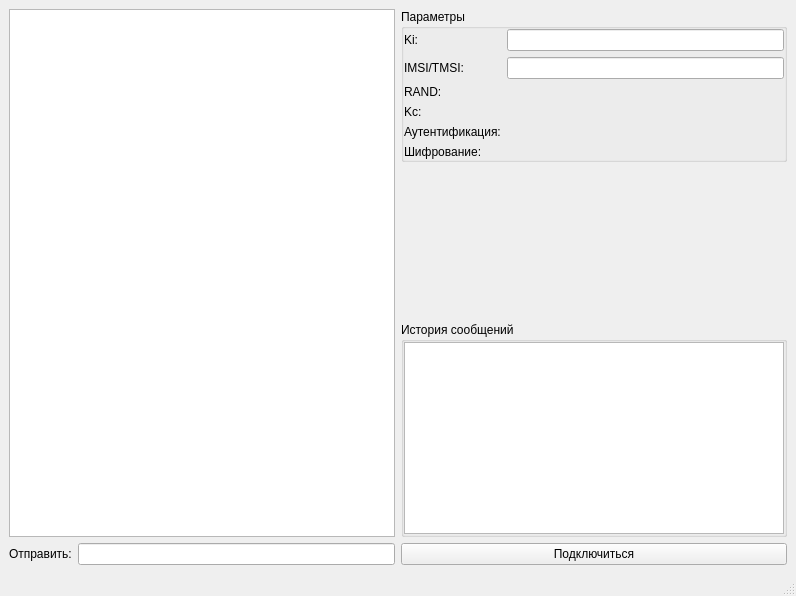
<?xml version="1.0" encoding="UTF-8"?>
<ui version="4.0">
 <class>MainWindow</class>
 <widget class="QMainWindow" name="MainWindow">
  <property name="geometry">
   <rect>
    <x>0</x>
    <y>0</y>
    <width>796</width>
    <height>596</height>
   </rect>
  </property>
  <property name="windowTitle">
   <string>Мобильная станция</string>
  </property>
  <property name="windowIcon">
   <iconset resource="../resources/resources.qrc">
    <normaloff>:/images/mobile.ico</normaloff>:/images/mobile.ico</iconset>
  </property>
  <widget class="QWidget" name="centralwidget">
   <layout class="QHBoxLayout" name="horizontalLayout_3">
    <item>
     <layout class="QVBoxLayout" name="verticalLayout">
      <item>
       <widget class="QTextEdit" name="messageTextEdit">
        <property name="textInteractionFlags">
         <set>Qt::TextSelectableByKeyboard|Qt::TextSelectableByMouse</set>
        </property>
       </widget>
      </item>
      <item>
       <layout class="QHBoxLayout" name="horizontalLayout_2">
        <item>
         <widget class="QLabel" name="sendLabel">
          <property name="text">
           <string>Отправить:</string>
          </property>
         </widget>
        </item>
        <item>
         <widget class="QLineEdit" name="sendLineEdit"/>
        </item>
       </layout>
      </item>
     </layout>
    </item>
    <item>
     <layout class="QVBoxLayout" name="verticalLayout_2">
      <item>
       <widget class="QGroupBox" name="groupBox">
        <property name="title">
         <string>Параметры</string>
        </property>
        <property name="flat">
         <bool>false</bool>
        </property>
        <layout class="QHBoxLayout" name="horizontalLayout">
         <property name="leftMargin">
          <number>0</number>
         </property>
         <property name="topMargin">
          <number>0</number>
         </property>
         <property name="rightMargin">
          <number>0</number>
         </property>
         <property name="bottomMargin">
          <number>0</number>
         </property>
         <item>
          <layout class="QFormLayout" name="formLayout_2">
           <item row="0" column="0">
            <widget class="QLabel" name="kiLabel">
             <property name="text">
              <string>Ki:</string>
             </property>
            </widget>
           </item>
           <item row="0" column="1">
            <widget class="QLineEdit" name="lineEdit"/>
           </item>
           <item row="1" column="0">
            <widget class="QLabel" name="imsiLabel">
             <property name="text">
              <string>IMSI/TMSI:</string>
             </property>
            </widget>
           </item>
           <item row="1" column="1">
            <widget class="QLineEdit" name="imsiLabelData"/>
           </item>
           <item row="2" column="0">
            <widget class="QLabel" name="randLabel">
             <property name="text">
              <string>RAND:</string>
             </property>
            </widget>
           </item>
           <item row="2" column="1">
            <widget class="QLabel" name="randLabelData">
             <property name="text">
              <string/>
             </property>
            </widget>
           </item>
           <item row="3" column="0">
            <widget class="QLabel" name="kcLabel">
             <property name="text">
              <string>Kc:</string>
             </property>
            </widget>
           </item>
           <item row="3" column="1">
            <widget class="QLabel" name="kcLabelData">
             <property name="text">
              <string/>
             </property>
            </widget>
           </item>
           <item row="4" column="0">
            <widget class="QLabel" name="authLabel">
             <property name="text">
              <string>Аутентификация:</string>
             </property>
            </widget>
           </item>
           <item row="4" column="1">
            <widget class="QLabel" name="authDataLabel">
             <property name="text">
              <string/>
             </property>
            </widget>
           </item>
           <item row="5" column="0">
            <widget class="QLabel" name="cryptoLabel">
             <property name="text">
              <string>Шифрование:</string>
             </property>
            </widget>
           </item>
           <item row="5" column="1">
            <widget class="QLabel" name="cryptoLabelData">
             <property name="text">
              <string/>
             </property>
            </widget>
           </item>
          </layout>
         </item>
        </layout>
       </widget>
      </item>
      <item>
       <spacer name="verticalSpacer">
        <property name="orientation">
         <enum>Qt::Vertical</enum>
        </property>
        <property name="sizeHint" stdset="0">
         <size>
          <width>20</width>
          <height>40</height>
         </size>
        </property>
       </spacer>
      </item>
      <item>
       <widget class="QGroupBox" name="groupBox_2">
        <property name="title">
         <string>История сообщений</string>
        </property>
        <layout class="QVBoxLayout" name="verticalLayout_3">
         <property name="leftMargin">
          <number>0</number>
         </property>
         <property name="topMargin">
          <number>0</number>
         </property>
         <property name="rightMargin">
          <number>0</number>
         </property>
         <property name="bottomMargin">
          <number>0</number>
         </property>
         <item>
          <widget class="QTableWidget" name="cryptogramsTable"/>
         </item>
        </layout>
       </widget>
      </item>
      <item>
       <widget class="QPushButton" name="connectBtn">
        <property name="text">
         <string>Подключиться</string>
        </property>
       </widget>
      </item>
     </layout>
    </item>
   </layout>
  </widget>
  <widget class="QMenuBar" name="menubar">
   <property name="geometry">
    <rect>
     <x>0</x>
     <y>0</y>
     <width>796</width>
     <height>21</height>
    </rect>
   </property>
  </widget>
  <widget class="QStatusBar" name="statusbar"/>
 </widget>
 <resources>
  <include location="../resources/resources.qrc"/>
 </resources>
 <connections/>
</ui>
